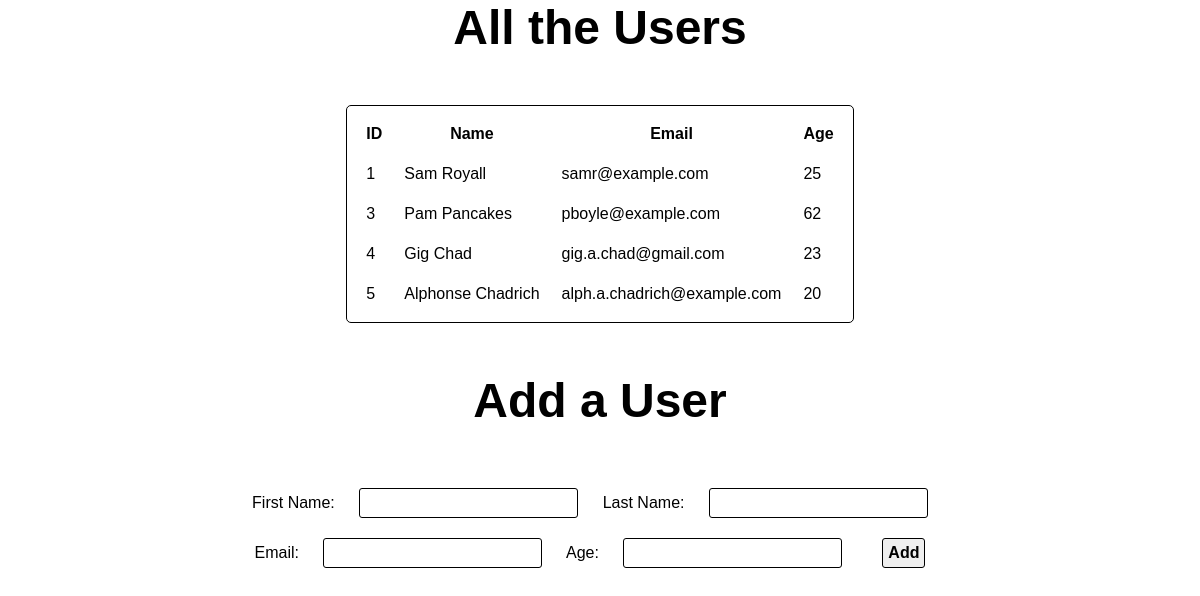
The page / on the database its author committed.
### users_app/models.py (models this page shows)
class Users(models.Model):
    first_name = models.CharField(max_length=255)
    last_name = models.CharField(max_length=255)
    email_address = models.CharField(max_length=255)
    age = models.IntegerField()
    created_at = models.DateTimeField(auto_now_add=True)
    updated_at = models.DateTimeField(auto_now=True)

### users_app/views.py (the view)
# urls.py: path('', views.index),
def index(request):
    context = {
        "users": models.Users.objects.all(),
    }
    return render(request, "index.html", context)

### users_app/templates/index.html (shortened to what this page needs)
<!DOCTYPE html>
<html lang="en">
<head>
    {% load static %}
    <link rel="stylesheet" href="{% static 'css/style.css' %}" />
</head>
<body>
    <h1>All the Users</h1>
    <table>
        <thead>
            <tr>
                <th>ID</th>
                <th>Name</th>
                <th>Email</th>
                <th>Age</th>
            </tr>
        </thead>
        <tbody>
            {% for user in users %}
                <tr>
                    <td>{{ user.id }}</td>
                    <td>{{ user.first_name  }} {{ user.last_name }}</td>
                    <td>{{ user.email_address }}</td>
                    <td>{{ user.age }}</td>
                </tr>
            {% endfor %}
        </tbody>
    </table>
    <h1>Add a User</h1>
    <form action="/add_user" method="post">
        <div class="form-group">
            <label for="first_name">First Name:</label>
            <input type="text" id="first_name" name="first_name" />
            <label for="last_name">Last Name:</label>
            <input type="text" id="last_name" name="last_name" />
        </div>
        <div class="form-group">
        <label for="email_address">Email: </label>
        <input type="text" id="email_address" name="email_address" />
        <label for="age">Age: </label>
        <input type="number" id="age" name="age"/>
        </div>
        <div class="form-group">
            <input type="submit" value="Add" />
        </div>
    </form>
</body>
</html>

### users_app/static/css/style.css (style rules this page uses)
* { margin: 0; border: 0; padding: 0; vertical-align: baseline; text-align: center; font-family: "Arial", sans-serif; font-size: 100%; }
h1 { font-size: 48px }
table { margin: 50px auto; border: 1px solid black; border-radius: 5px; padding: 7px; }
table th, table td { padding: 10px; }
table td { text-align: left; }
input { margin: 10px 20px; border: 1px solid black; border-radius: 3px; padding: 5px; }
input[type='submit'] { font-weight: bold; cursor: pointer; }
form { margin: 50px auto; width: 60%; display: flex; flex-wrap: wrap; justify-content: center; text-align: left; }

### rows shown on the page
Users: id "1", first_name "Sam", last_name "Royall", email_address "samr@example.com", age "25"
Users: id "3", first_name "Pam", last_name "Pancakes", email_address "pboyle@example.com", age "62"
Users: id "4", first_name "Gig", last_name "Chad", email_address "gig.a.chad@gmail.com", age "23"
Users: id "5", first_name "Alphonse", last_name "Chadrich", email_address "alph.a.chadrich@example.com", age "20"
